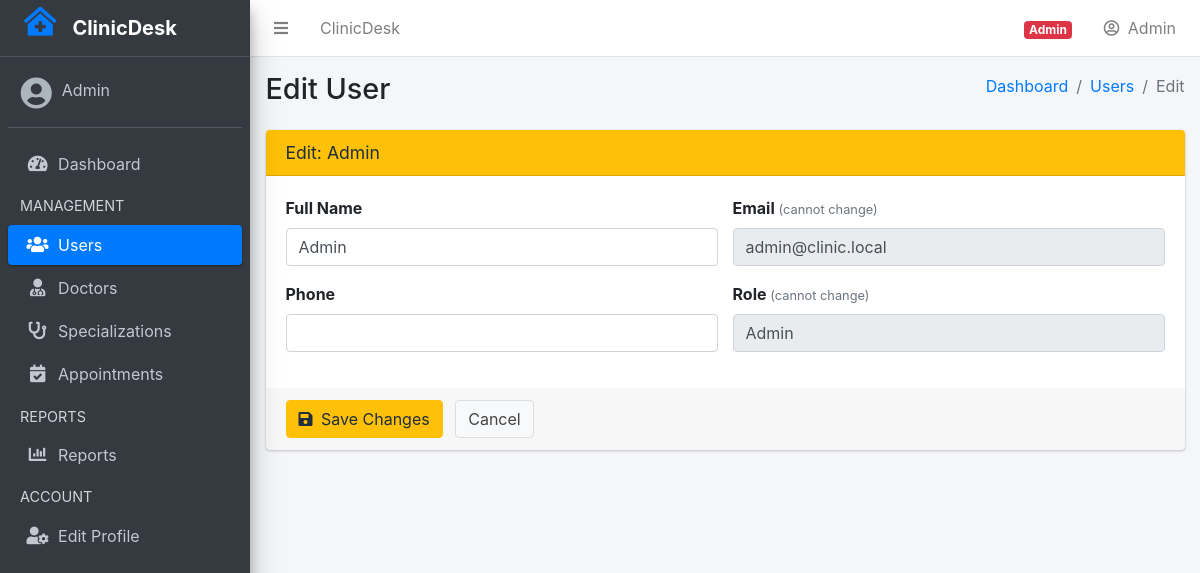
/index.php?page=users&action=edit&id=1 (signed in), run on the app's committed database.
### tables this page shows
CREATE TABLE IF NOT EXISTS users (
    id         INT UNSIGNED AUTO_INCREMENT PRIMARY KEY,
    name       VARCHAR(120)  NOT NULL,
    email      VARCHAR(180)  NOT NULL UNIQUE,
    password   VARCHAR(255)  NOT NULL,
    role       ENUM('admin','doctor','patient') NOT NULL DEFAULT 'patient',
    phone      VARCHAR(20)   DEFAULT NULL,
    avatar     VARCHAR(255)  DEFAULT NULL,
    is_active  TINYINT(1)    NOT NULL DEFAULT 1,
    first_login TINYINT(1)   NOT NULL DEFAULT 1,    
    created_at TIMESTAMP     NOT NULL DEFAULT CURRENT_TIMESTAMP
);

### controllers/UserController.php (called while the page is built, shortened)
<?php
require_once __DIR__ . '/../models/UserModel.php';
$action = $_GET['action'] ?? 'index';
match ($action) {
    'index'           => listUsers(),
    'create'          => showCreate(),
    'store'           => storeUser(),
    'edit'            => showEdit(),
    'update'          => updateUser(),
    'toggle'          => toggleUser(),
    'profile'         => showProfile(),
    'update_profile'  => updateProfile(),
    'change_password' => changePassword(),
    default           => redirect(url('users', 'index')),
};
function showEdit(): void
{
    $user = (new UserModel())->findById((int)($_GET['id'] ?? 0));
    require_once __DIR__ . '/../views/users/edit.php';
}

### core/helpers.php (called while the page is built, shortened)
<?php
function e(mixed $value): string
{
    return htmlspecialchars((string) $value, ENT_QUOTES, 'UTF-8');
}
function url(string $page, string $action = '', array $extra = []): string
{
    $params = array_filter(['page' => $page, 'action' => $action] + $extra);
    return BASE_URL . '/index.php?' . http_build_query($params);
}

### core/Auth.php (called while the page is built, shortened)
<?php
class Auth
{
    public static function currentUser(): ?array
    {
        return $_SESSION['user'] ?? null;
    }
}

### core/Database.php (called while the page is built, shortened)
<?php
class Database
{
    private static ?Database $instance = null;
    private mysqli $conn;
    private function __construct()
    {
        $this->conn = new mysqli(DB_HOST, DB_USER, DB_PASS, DB_NAME);
        $this->conn->set_charset(DB_CHARSET);
    }
    public static function getInstance(): self
    {
        if (self::$instance === null) {
            self::$instance = new self();
        }
        return self::$instance;
    }
    public function query(string $sql, string $types = '', array $params = []): mixed
    {
        $stmt = $this->conn->prepare($sql);
        if ($types !== '' && count($params) > 0) {
            $stmt->bind_param($types, ...$params);
        }
        if (!$stmt->execute()) {
            error_log('Execute failed: ' . $stmt->error . ' | SQL: ' . $sql);
            $stmt->close();
            return false;
        }
        $result = $stmt->get_result();
        return ($result !== false) ? $result : true;
    }
}

### models/BaseModel.php (called while the page is built, shortened)
<?php
require_once __DIR__ . '/../core/Database.php';
abstract class BaseModel
{
    protected Database $db;
    public function __construct()
    {
        $this->db = Database::getInstance();
    }
    protected function execute(string $sql, string $types = '', array $params = []): mixed
    {
        return $this->db->query($sql, $types, $params);
    }
    protected function fetchOne(mixed $result): ?array
    {
        $row = $result->fetch_assoc();
        return $row ?: null;
    }
}

### models/UserModel.php (called while the page is built, shortened)
<?php
require_once __DIR__ . '/BaseModel.php';
class UserModel extends BaseModel
{
    public function findById(int $id): ?array
    {
        $result = $this->execute(
            'SELECT * FROM users WHERE id = ? LIMIT 1',
            'i', [$id]
        );
        return $this->fetchOne($result);
    }
}

### views/users/edit.php (the view, shortened to what this page needs)
<?php
require_once __DIR__ . '/../../core/Auth.php';
require_once __DIR__ . '/../partials/header.php';
require_once __DIR__ . '/../partials/navbar.php';
require_once __DIR__ . '/../partials/sidebar.php';
?>
<div class="content-wrapper">
  <div class="content-header">
    <div class="container-fluid">
      <div class="row mb-2">
        <div class="col-sm-6"><h1 class="m-0">Edit User</h1></div>
        <div class="col-sm-6">
          <ol class="breadcrumb float-sm-right">
            <li class="breadcrumb-item"><a href="<?= url('dashboard') ?>">Dashboard</a></li>
            <li class="breadcrumb-item"><a href="<?= url('users','index') ?>">Users</a></li>
            <li class="breadcrumb-item active">Edit</li>
          </ol>
        </div>
      </div>
    </div>
  </div>
  <section class="content">
    <div class="container-fluid">
      <div class="card card-warning">
        <div class="card-header"><h3 class="card-title">Edit: <?= e($user['name']) ?></h3></div>
        <form method="POST" action="<?= url('users','update') ?>">
          <div class="card-body">
            <div class="row">
              <div class="col-md-6">
                <div class="form-group">
                  <label>Full Name</label>
                  <input type="text" name="name" class="form-control"
                         value="<?= e($user['name']) ?>" required>
                </div>
              </div>
              <div class="col-md-6">
                <div class="form-group">
                  <label>Email <small class="text-muted">(cannot change)</small></label>
                  <input type="email" class="form-control" value="<?= e($user['email']) ?>" disabled>
                </div>
              </div>
            </div>
            <div class="row">
              <div class="col-md-6">
                <div class="form-group">
                  <label>Phone</label>
                  <input type="text" name="phone" class="form-control"
                         value="<?= e($user['phone'] ?? '') ?>">
                </div>
              </div>
              <div class="col-md-6">
                <div class="form-group">
                  <label>Role <small class="text-muted">(cannot change)</small></label>
                  <input type="text" class="form-control"
                         value="<?= ucfirst(e($user['role'])) ?>" disabled>
                </div>
              </div>
            </div>
          </div>
          <div class="card-footer">
            <button type="submit" class="btn btn-warning">
              <i class="fas fa-save mr-1"></i> Save Changes
            </button>
            <a href="<?= url('users','index') ?>" class="btn btn-default ml-2">Cancel</a>
          </div>
        </form>
      </div>
    </div>
  </section>
</div>
<?php require_once __DIR__ . '/../partials/footer.php'; ?>

### views/partials/navbar.php (shortened to what this page needs)
<?php
$currentUser = Auth::currentUser();
?>
<nav class="main-header navbar navbar-expand navbar-white navbar-light">
  <ul class="navbar-nav">
    <li class="nav-item">
      <a class="nav-link" data-widget="pushmenu" href="#" role="button">
        <i class="fas fa-bars"></i>
      </a>
    </li>
    <li class="nav-item d-none d-sm-inline-block">
      <a href="<?= url('dashboard') ?>" class="nav-link"><?= APP_NAME ?></a>
    </li>
  </ul>
  <ul class="navbar-nav ml-auto">
    <li class="nav-item d-none d-sm-inline-block">
      <span class="nav-link">
        <?php
          $roleColor = match($currentUser['role']) {
            'admin'   => 'danger',
            'doctor'  => 'info',
            'patient' => 'success',
            default   => 'secondary',
          };
        ?>
        <span class="badge badge-<?= $roleColor ?>">
          <?= ucfirst(e($currentUser['role'])) ?>
        </span>
      </span>
    </li>
    <li class="nav-item dropdown">
      <a class="nav-link" data-toggle="dropdown" href="#">
        <i class="far fa-user-circle"></i>
        <span class="ml-1"><?= e($currentUser['name']) ?></span>
      </a>
    </li>
  </ul>
</nav>

### views/partials/sidebar.php (shortened to what this page needs)
<?php
$currentUser = Auth::currentUser();
$role        = $currentUser['role'];
function isActive(string $page, string $action = ''): string {
    $currentPage   = $_GET['page']   ?? 'dashboard';
    $currentAction = $_GET['action'] ?? 'index';
    if ($action === '') {
        return $currentPage === $page ? 'active' : '';
    }
    return ($currentPage === $page && $currentAction === $action) ? 'active' : '';
}
?>
<aside class="main-sidebar sidebar-dark-primary elevation-4">
  <a href="<?= url('dashboard') ?>" class="brand-link">
    <i class="fas fa-clinic-medical brand-image ml-3" style="font-size:1.8rem;color:#007bff;"></i>
    <span class="brand-text font-weight-bold ml-2"><?= APP_NAME ?></span>
  </a>
  <div class="sidebar">
    <div class="user-panel mt-3 pb-3 mb-3 d-flex">
      <div class="image">
        <i class="fas fa-user-circle fa-2x" style="color:#adb5bd;margin-top:4px;"></i>
      </div>
      <div class="info">
        <a href="<?= url('users', 'profile') ?>" class="d-block text-truncate" style="max-width:140px;">
          <?= e($currentUser['name']) ?>
        </a>
      </div>
    </div>
    <nav class="mt-2">
      <ul class="nav nav-pills nav-sidebar flex-column" data-widget="treeview" role="menu">
        <li class="nav-item">
          <a href="<?= url('dashboard') ?>" class="nav-link <?= isActive('dashboard') ?>">
            <i class="nav-icon fas fa-tachometer-alt"></i>
            <p>Dashboard</p>
          </a>
        </li>
        <?php if ($role === 'admin'): ?>
        <li class="nav-header">MANAGEMENT</li>
        <li class="nav-item">
          <a href="<?= url('users', 'index') ?>" class="nav-link <?= isActive('users') ?>">
            <i class="nav-icon fas fa-users"></i>
            <p>Users</p>
          </a>
        </li>
        <li class="nav-item">
          <a href="<?= url('doctors', 'index') ?>" class="nav-link <?= isActive('doctors') ?>">
            <i class="nav-icon fas fa-user-md"></i>
            <p>Doctors</p>
          </a>
        </li>
        <li class="nav-item">
          <a href="<?= url('doctors', 'specializations') ?>" class="nav-link <?= isActive('doctors', 'specializations') ?>">
            <i class="nav-icon fas fa-stethoscope"></i>
            <p>Specializations</p>
          </a>
        </li>
        <li class="nav-item">
          <a href="<?= url('appointments', 'index') ?>" class="nav-link <?= isActive('appointments') ?>">
            <i class="nav-icon fas fa-calendar-check"></i>
            <p>Appointments</p>
          </a>
        </li>
        <li class="nav-header">REPORTS</li>
        <li class="nav-item">
          <a href="<?= url('reports', 'index') ?>" class="nav-link <?= isActive('reports') ?>">
            <i class="nav-icon fas fa-chart-bar"></i>
            <p>Reports</p>
          </a>
        </li>
        <?php endif; ?>
        <li class="nav-header">ACCOUNT</li>
        <li class="nav-item">
          <a href="<?= url('users', 'profile') ?>" class="nav-link <?= isActive('users', 'profile') ?>">
            <i class="nav-icon fas fa-user-cog"></i>
            <p>Edit Profile</p>
          </a>
        </li>
      </ul>
    </nav>
  </div>
</aside>

### data on the page
users: role "Admin", name "Admin", email "admin@clinic.local"

### other printed values
APP_NAME "ClinicDesk"
